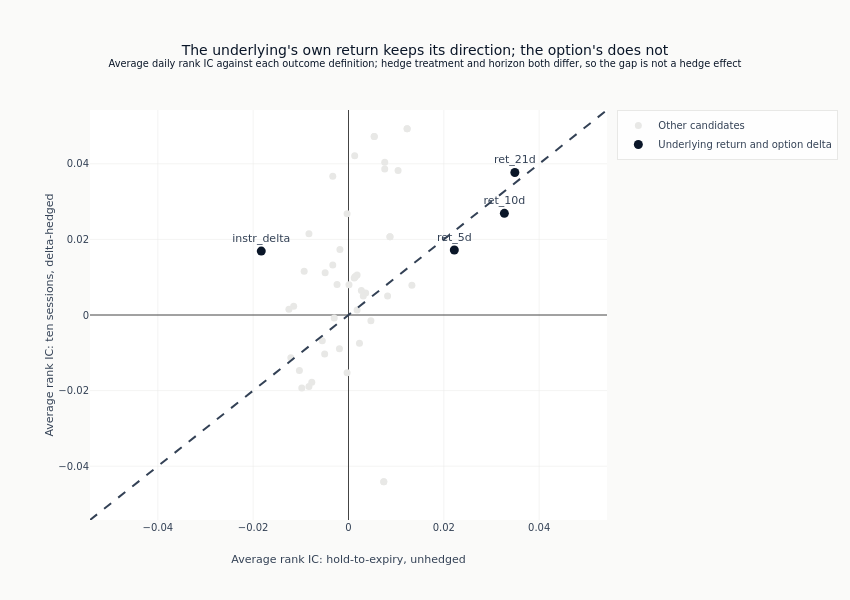

Source (notebook cell):
### Markdown cell above
Both axes share one symmetric scale, so a point's distance from the diagonal is
readable as a difference rather than as an artefact of two ranges.

### Code cell
if dh_rows:
    label_limit = float(max(dh_df["ic_unhedged"].abs().max(), dh_df["ic_hedged"].abs().max()) * 1.1)
    fig.add_trace(
        go.Scatter(
            x=[-label_limit, label_limit],
            y=[-label_limit, label_limit],
            mode="lines",
            line=dict(color=COLORS["neutral"], dash="dash"),
            showlegend=False,
        )
    )
    fig.update_layout(
        title={
            "text": (
                "The underlying's own return keeps its direction; the option's does not"
                "<br><sup>Average daily rank IC against each outcome definition; hedge "
                "treatment and horizon both differ, so the gap is not a hedge effect</sup>"
            )
        },
        template="ml4t",
        width=850,
        height=600,
        xaxis_title="Average rank IC: hold-to-expiry, unhedged",
        yaxis_title="Average rank IC: ten sessions, delta-hedged",
        xaxis_range=[-label_limit, label_limit],
        yaxis_range=[-label_limit, label_limit],
        margin=dict(l=90, r=30, t=110, b=80),
    )
    show_plotly_with_alt(
        fig,
        "Scatter of the average rank IC against the ten-session delta-hedged outcome on the "
        "vertical axis versus the hold-to-expiry unhedged outcome on the horizontal, one point "
        "per candidate, with a dashed diagonal marking where the two would agree. The three "
        "underlying-return candidates are labelled and sit close to the diagonal on the "
        "positive side, ret_21d the highest of them at 0.035 unhedged and 0.038 hedged, so "
        "their direction survives both outcome definitions. instr_delta is labelled in the "
        "upper-left quadrant at about -0.018 unhedged and +0.017 hedged, changing sign between "
        "them. Several unlabelled points sit far above the diagonal - the variance-risk-premium "
        "and iv_rv_ratio columns reach 0.04 to 0.05 hedged on an unhedged reading near 0.01. "
        "Hedge treatment and horizon both differ between the axes, so the gap is not a hedge "
        "effect on its own.",
    )

### Figure 1 — Plotly figure (JSON) as saved in the notebook; plotly's stock layout.template omitted (floating-point values rounded to 4 significant figures)
{"data": [{"marker": {"color": "#e8e8e6", "size": 7}, "mode": "markers", "name": "Other candidates", "text": ["instr_ret_5d", "iv_mom_10d", "iv_rv_ratio", "iv_rv_ratio_pctl", "vrp_mom_10d", "vrp_mom_5d", "vrp_5d", "sv_vol", "rv_21d", "iv_atm_z_63", "instr_rel_spread", "spread_pctl", "iv_mom_5d", "rv_5d", "ret_1d", "rv_10d", "vrp_10d", "sv_vrp", "instr_dte", "dte_normalized", "rv_63d", "vrp_21d", "vrp_21d_pctl", "rv_42d", "garch_vrp", "instr_ret_1d", "instr_pct_of_S", "vrp_63d", "instr_cost_mom_5d", "instr_theta", "iv_skew_atm", "instr_gamma", "iv_atm_z_252", "abs_net_delta", "instr_vega", "put_iv", "vrp_zscore_252", "garch_cond_vol", "iv_atm", "iv_atm_pctl", "vrp_42d", "call_iv", "theta_vega_ratio", "iv_mom_21d", "volume_zscore"], "type": "scatter", "x": [0.0133, -0.0125, 0.0123, 0.0123, -0.0121, -0.0115, 0.0104, -0.0103, -0.0098, -0.0093, 0.0087, 0.0087, -0.0083, -0.0083, 0.0082, -0.0077, 0.0076, 0.0076, 0.0074, 0.0074, -0.0055, 0.0054, 0.0054, -0.005, -0.0049, 0.0047, 0.0036, -0.0033, -0.0033, 0.0031, -0.003, 0.0027, -0.0024, 0.0023, -0.0019, 0.0018, -0.0018, 0.0018, 0.0014, 0.0014, 0.0013, 0.0012, -0.0003, -0.0003, 0.0001], "y": [0.0079, 0.0015, 0.0493, 0.0493, -0.0113, 0.0023, 0.0382, -0.0147, -0.0193, 0.0116, 0.0207, 0.0207, 0.0215, -0.0189, 0.005, -0.0178, 0.0404, 0.0386, -0.0441, -0.0441, -0.0068, 0.0472, 0.0472, -0.0103, 0.0112, -0.0015, 0.0058, 0.0367, 0.0132, 0.005, -0.0008, 0.0065, 0.0081, -0.0075, -0.0089, 0.0106, 0.0173, 0.0013, 0.0101, 0.0101, 0.0421, 0.0098, -0.0153, 0.0268, 0.008]}, {"marker": {"color": "#0a1628", "size": 9}, "mode": "markers+text", "name": "Underlying return and option delta", "text": ["ret_21d", "ret_10d", "ret_5d", "instr_delta"], "textposition": "top center", "type": "scatter", "x": [0.0349, 0.0327, 0.0222, -0.0183], "y": [0.0377, 0.0269, 0.0172, 0.0169]}, {"line": {"color": "#334155", "dash": "dash"}, "mode": "lines", "showlegend": false, "type": "scatter", "x": [-0.05423, 0.05423], "y": [-0.05423, 0.05423]}], "layout": {"height": 600, "margin": {"b": 80, "l": 90, "r": 30, "t": 110}, "title": {"text": "The underlying's own return keeps its direction; the option's does not<br><sup>Average daily rank IC against each outcome definition; hedge treatment and horizon both differ, so the gap is not a hedge effect</sup>"}, "width": 850, "xaxis": {"range": [-0.05423, 0.05423], "title": {"text": "Average rank IC: hold-to-expiry, unhedged"}}, "yaxis": {"range": [-0.05423, 0.05423], "title": {"text": "Average rank IC: ten sessions, delta-hedged"}}}}
